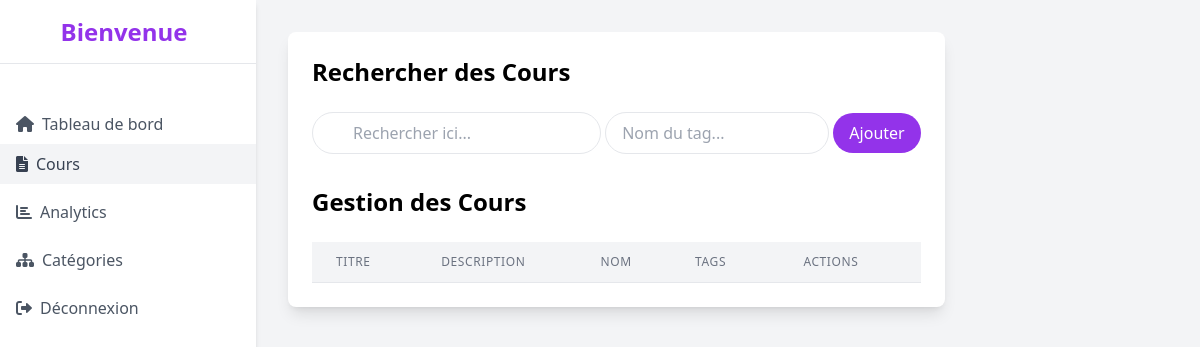
Page /views/admin/gestion_cours.php (signed in) on the earlier database version.
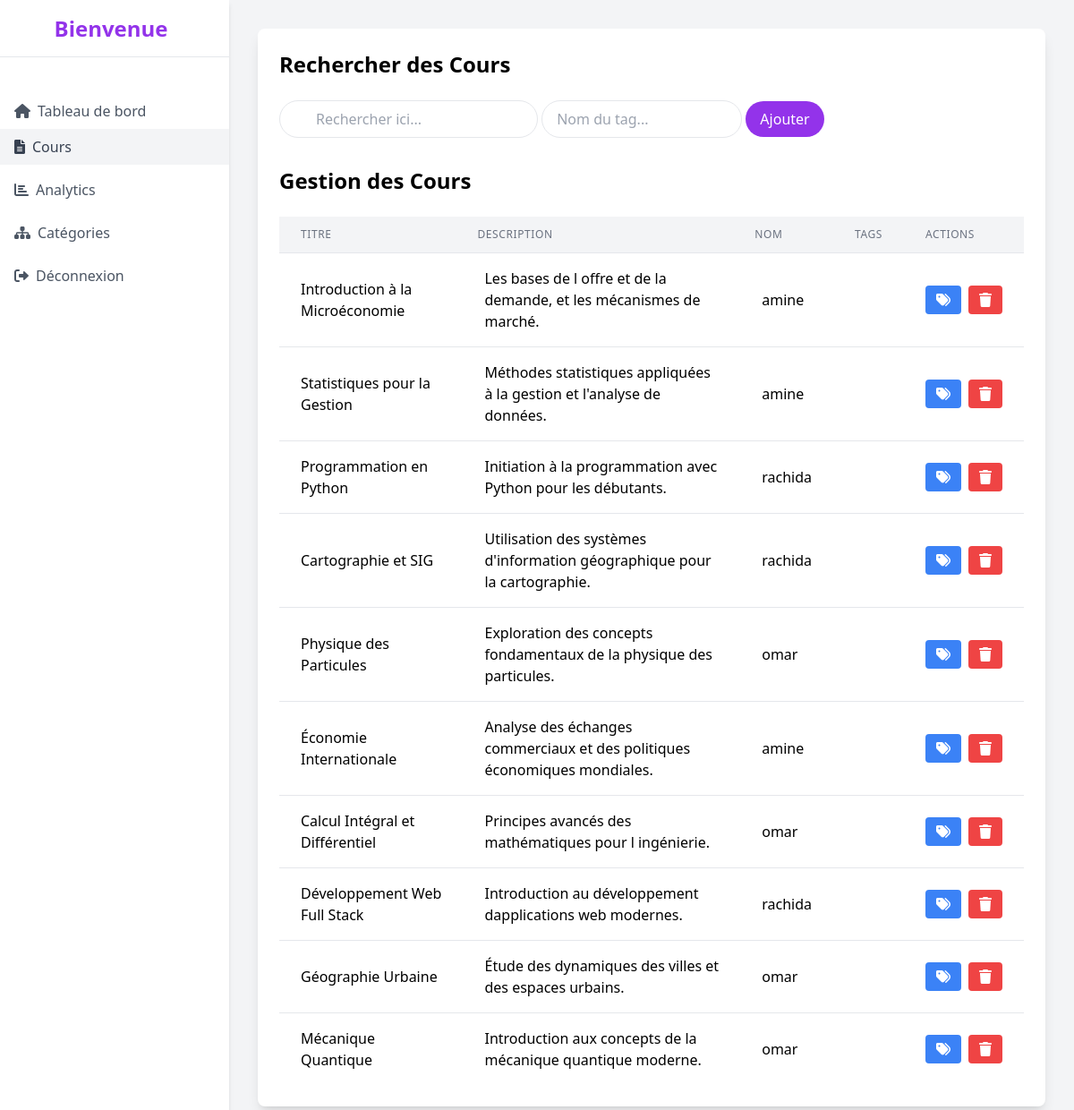
Same page on the later database version.
### tables this page shows
CREATE TABLE `cours` (
  `id` int NOT NULL,
  `titre` varchar(250) NOT NULL,
  `description` text NOT NULL,
  `contenu` text NOT NULL,
  `categorie_id` int DEFAULT NULL,
  `enseignant_id` int DEFAULT NULL,
  `date_creation` timestamp NULL DEFAULT CURRENT_TIMESTAMP
);

CREATE TABLE `utilisateurs` (
  `id` int NOT NULL,
  `nom` varchar(100) NOT NULL,
  `email` varchar(150) NOT NULL,
  `password` varchar(255) NOT NULL,
  `role` enum('etudiant','enseignant','admin') NOT NULL,
  `status` enum('actif','inactif') NOT NULL,
  `date_creation` timestamp NULL DEFAULT CURRENT_TIMESTAMP
);

### models/User.php (called while the page is built, shortened)
<?php
class User {
    public function __construct($pdo)
    {
        $this->pdo = $pdo;
        if (isset($_SESSION['user_id'])) {
            $this->id = $_SESSION['user_id'];
            $stmt = $this->pdo->prepare("SELECT * FROM utilisateurs WHERE id = ?");
            $stmt->execute([$this->id]);
            $user = $stmt->fetch();
        }
    }
}
?>

### models/Admin.php (called while the page is built, shortened)
<?php
require_once 'User.php';
class Admin extends User {
            public function getAllCours(){
                $stmt = $this->pdo->prepare("SELECT cours.*, utilisateurs.nom as nom_enseignant, GROUP_CONCAT(tags.nom) as tags
                    FROM cours
                    INNER JOIN utilisateurs ON cours.enseignant_id = utilisateurs.id
                    LEFT JOIN cours_tags ON cours.id = cours_tags.cours_id
                    LEFT JOIN tags ON cours_tags.tag_id = tags.id
                    GROUP BY cours.id
                ");
                $stmt->execute();
                return $stmt->fetchAll(PDO::FETCH_ASSOC);
            }
}

### views/admin/gestion_cours.php (the view, shortened to what the changed rows need)
<?php
require_once '../../models/Admin.php';
$db = new Database();
$pdo = $db->connect();
$admin = new Admin($pdo);
$cours = $admin->getAllCours();
?>
<!DOCTYPE html>
<html lang="fr">
<head>
    <script src="https://cdn.tailwindcss.com"></script>
    <link href="https://cdnjs.cloudflare.com/ajax/libs/font-awesome/6.0.0/css/all.min.css" rel="stylesheet">
</head>
<body class="bg-gray-100 font-sans antialiased">
    <div class="flex">
        <div class="flex">
        <div class="flex-1 p-8">
            <div class="bg-white rounded-lg shadow-lg p-6">
                <h2 class="text-2xl font-semibold mb-6">Rechercher des Cours</h2>
                <h2 class="text-2xl font-semibold mb-6">Gestion des Cours</h2>
                <div class="overflow-x-auto">
                    <table class="min-w-full bg-white">
                        <thead class="bg-gray-100">
                            <tr>
                                <th class="px-6 py-3 border-b border-gray-200 text-left text-xs leading-4 font-medium text-gray-500 uppercase tracking-wider">Titre</th>
                                <th class="px-4 py-3 border-b border-gray-200 text-left text-xs leading-4 font-medium text-gray-500 uppercase tracking-wider">Description</th>
                                <th class="px-4 py-3 border-b border-gray-200 text-left text-xs leading-4 font-medium text-gray-500 uppercase tracking-wider">Nom</th>
                                <th class="px-6 py-3 border-b border-gray-200 text-left text-xs leading-4 font-medium text-gray-500 uppercase tracking-wider">tags</th>
                                <th class="px-6 py-3 border-b border-gray-200 text-left text-xs leading-4 font-medium text-gray-500 uppercase tracking-wider">Actions</th>
                            </tr>
                        </thead>
                        <tbody class="divide-y divide-gray-200">
                            <?php foreach($cours as $course): ?>
                                <tr class="transaction-row">
                                    <td class="px-6 py-4"><?php echo htmlspecialchars($course['titre']); ?></td>
                                    <td class="px-6 py-4"><?php echo htmlspecialchars($course['description']); ?></td>
                                    <td class="px-6 py-4"><?php echo htmlspecialchars($course['nom_enseignant']); ?></td>
                                    <td class="px-6 py-4"><?php echo htmlspecialchars($course['tags'] ?? ''); ?></td>
                                    <td class="px-6 py-4">
                                        <div class="flex space-x-2">
                                            <button type="button" onclick="openEditModal(<?php echo $course['id']; ?>, '<?php echo htmlspecialchars($course['tags'] ?? '', ENT_QUOTES); ?>')"
                                                    class="bg-blue-500 text-white px-3 py-1 rounded hover:bg-blue-600">
                                                <i class="fas fa-tags"></i>
                                            </button>
                                            <form method="POST" class="inline" onsubmit="return confirm('Êtes-vous sûr de vouloir supprimer ce cours?');">
                                                <button type="submit" name="supprimer_cours" class="bg-red-500 text-white px-3 py-1 rounded hover:bg-red-600">
                                                    <i class="fas fa-trash"></i>
                                                </button>
                                            </form>
                                        </div>
                                    </td>
                                </tr>
                            <?php endforeach; ?>
                        </tbody>
                    </table>
                </div>
            </div>
        </div>
    </div>
</body>
</html>

Differences in the rows shown:
added cours: titre "Introduction à la Microéconomie", description "Les bases de l offre et de la demande, et les mécanismes de marché.", enseignant.nom "amine"
added cours: titre "Statistiques pour la Gestion", description "Méthodes statistiques appliquées à la gestion et l'analyse de données.", enseignant.nom "amine"
added cours: titre "Programmation en Python", description "Initiation à la programmation avec Python pour les débutants.", enseignant.nom "rachida"
added cours: titre "Cartographie et SIG", description "Utilisation des systèmes d'information géographique pour la cartographie.", enseignant.nom "rachida"
added cours: titre "Physique des Particules", description "Exploration des concepts fondamentaux de la physique des particules.", enseignant.nom "omar"
added cours: titre "Économie Internationale", description "Analyse des échanges commerciaux et des politiques économiques mondiales.", enseignant.nom "amine"
added cours: titre "Calcul Intégral et Différentiel", description "Principes avancés des mathématiques pour l ingénierie.", enseignant.nom "omar"
added cours: titre "Développement Web Full Stack", description "Introduction au développement dapplications web modernes.", enseignant.nom "rachida"
added cours: titre "Géographie Urbaine", description "Étude des dynamiques des villes et des espaces urbains.", enseignant.nom "omar"
added cours: titre "Mécanique Quantique", description "Introduction aux concepts de la mécanique quantique moderne.", enseignant.nom "omar"
